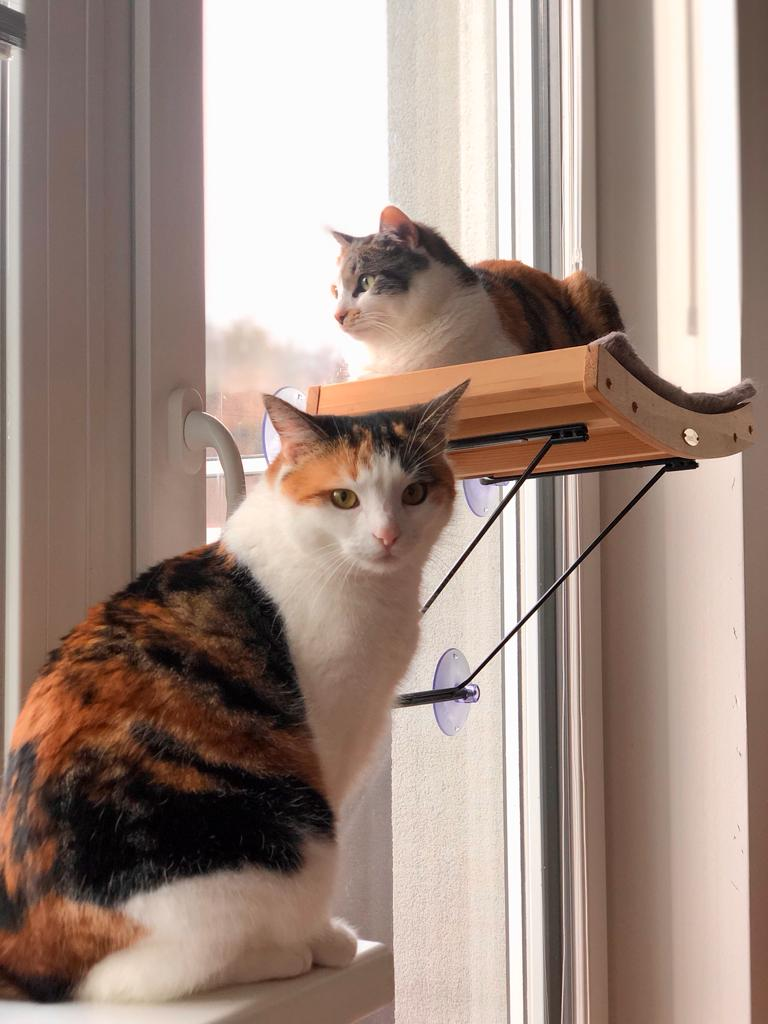
#> input picture Photos/Cats.jpeg, 768 x 1024 px, found by its file name
$ python basic_functions.py
#> lines starting #> are read from the running program, lines starting #| are printed output that depends on the picture; after the words box and inside, x2 and y2 are one past the last pixel; in counts of white or black regions, pixels touching at a corner belong together
import cv2 as cv

img = cv.imread('Photos\Cats.jpeg')
#> img is the input picture: shape (1024, 768, 3); mean B, G, R 131.4, 141.6, 161.8
# cv.imshow('Cats',img)

# Converting to grayscale

grey = cv.cvtColor(img, cv.COLOR_BGR2GRAY)
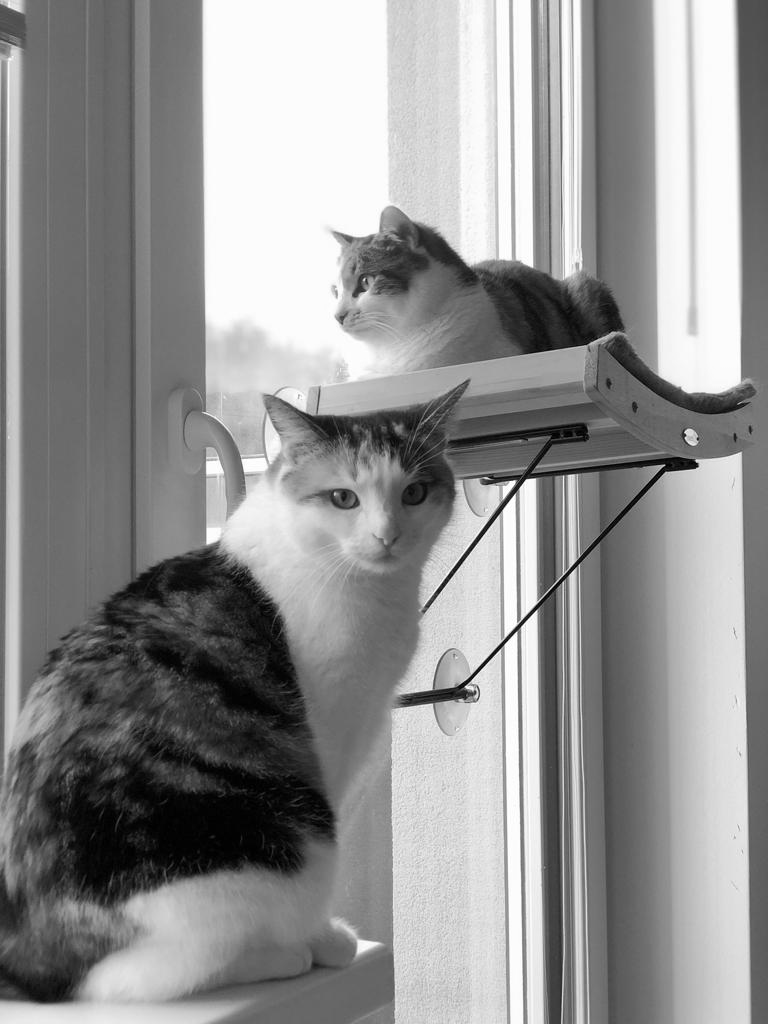
#> grey: shape (1024, 768); min 0, max 255, mean 146.5
# cv.imshow('Cats_grey', grey)

# Bluring the image

blur = cv.GaussianBlur(img, (7,7), cv.BORDER_DEFAULT)
# cv.imshow('Blur_cat', blur)

# Edge cascade (Getting the edges from the image)

canny = cv.Canny(img, 125, 175)
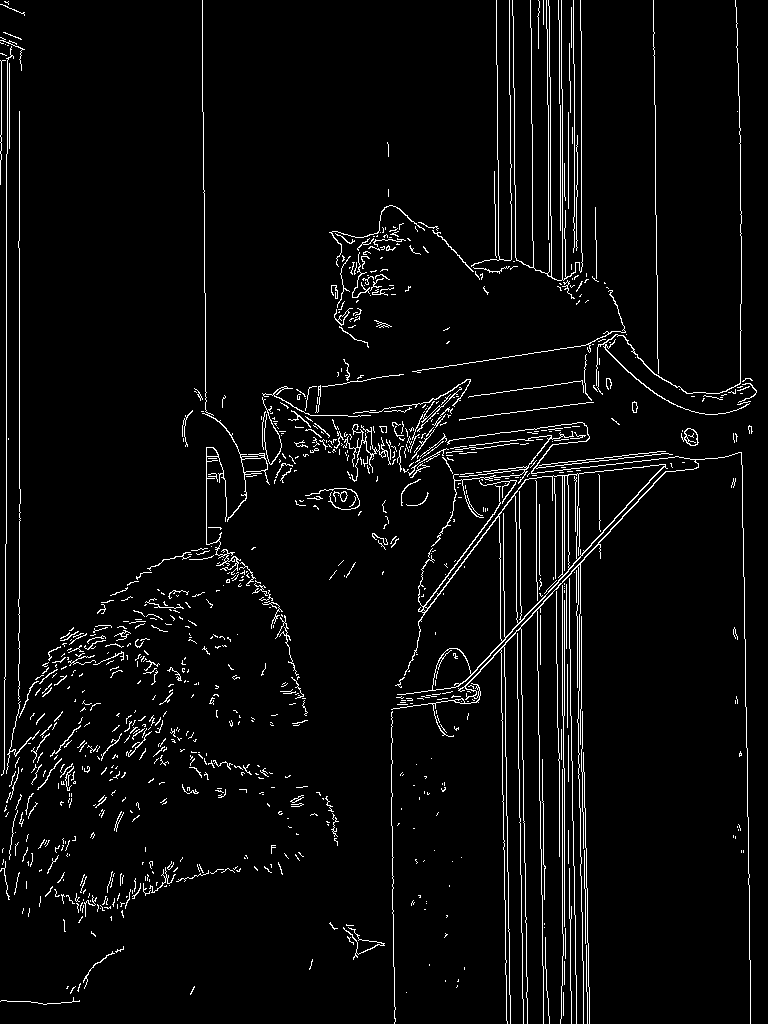
#> canny: shape (1024, 768); 4.1% white in thin lines or dots
cv.imshow('canny_edge', canny)

canny1 = cv.Canny(blur, 125, 175) #more edges can be reduced by passing blured image
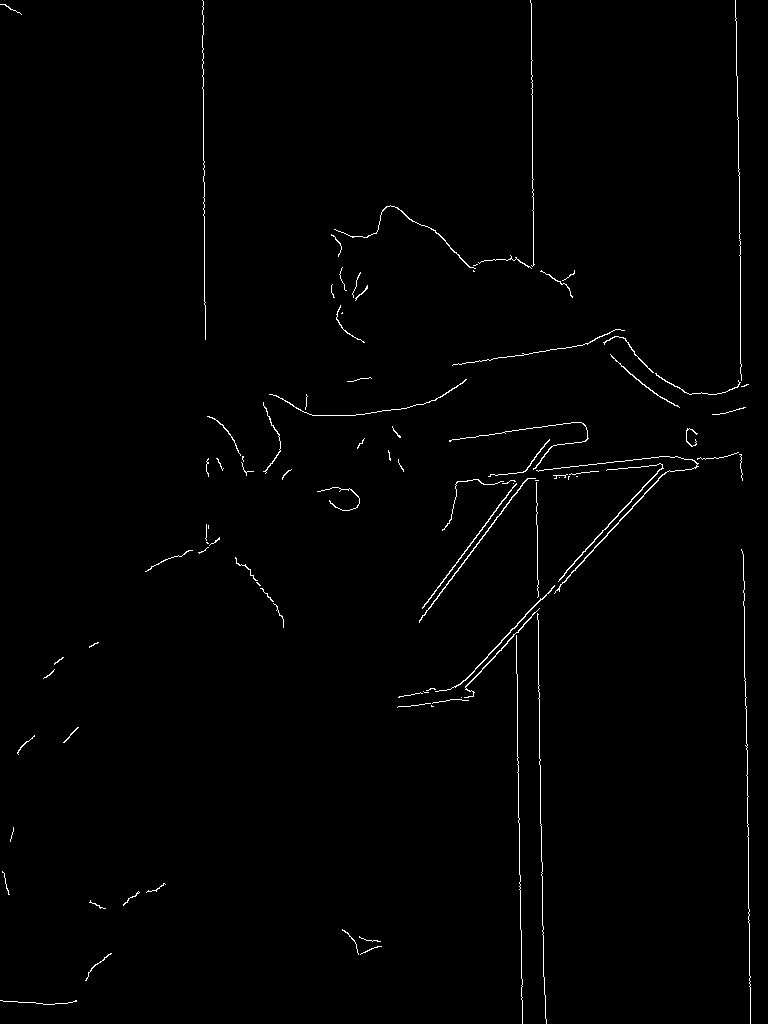
#> canny1: shape (1024, 768); 0.92% white in thin lines or dots
# cv.imshow('blur_canny_edge', canny1)

# Dilating the image
dilated = cv.dilate(canny,(9,9), iterations=3)
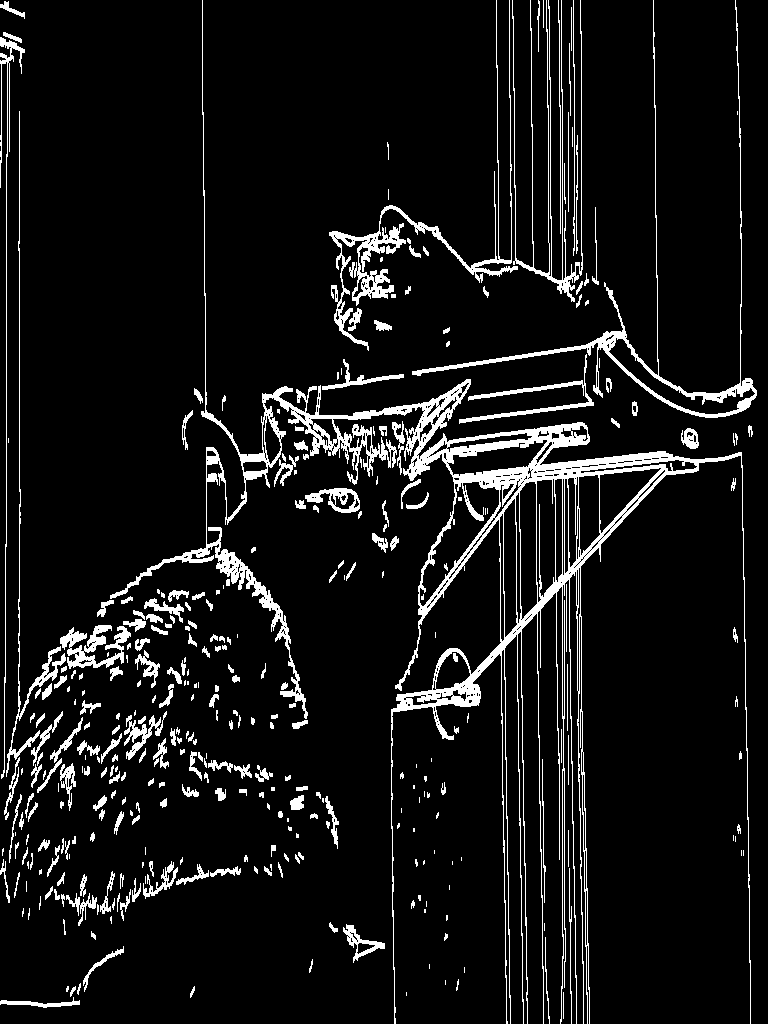
#> dilated: shape (1024, 768); 8.1% white; 358 white regions (119 under 20 px), largest, box (x1, y1, x2, y2) and area: (110, 0, 751, 1024) 28955, (329, 0, 518, 351) 4041, (412, 0, 757, 418) 3870
# cv.imshow('dilated', dilated)

# Eroding
eroded = cv.erode(dilated, (9,9), iterations=3)
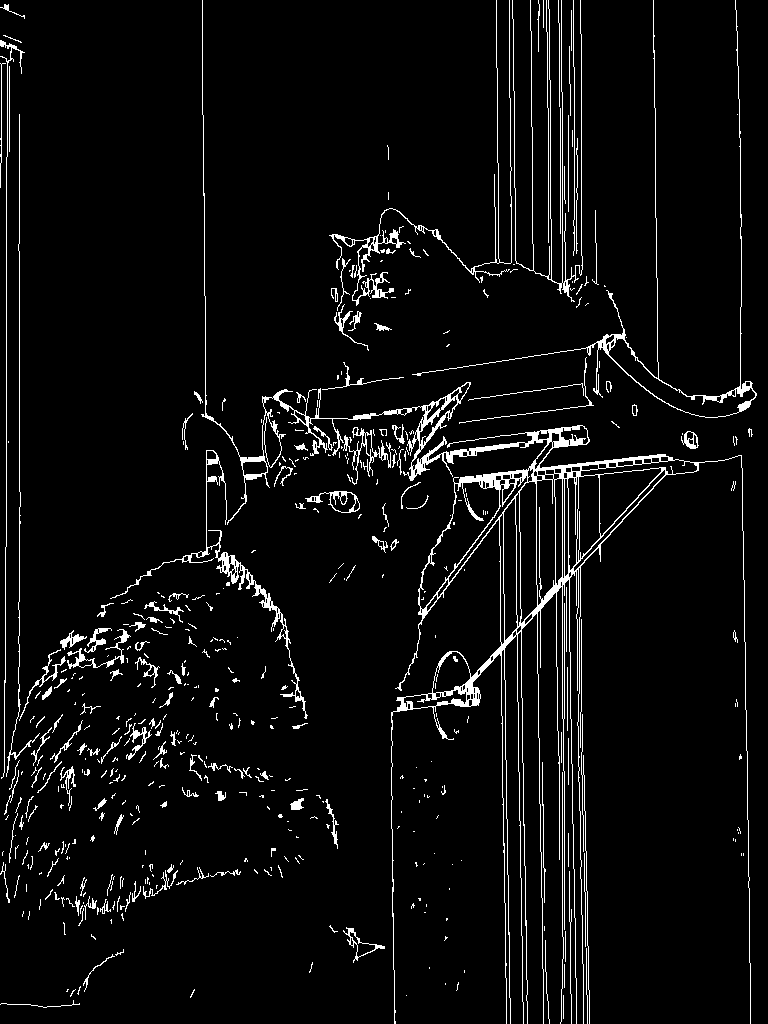
#> eroded: shape (1024, 768); 4.9% white in thin lines or dots
# cv.imshow('eroded', eroded)

# Resized
resized = cv.resize(eroded, (500,500), interpolation=cv.INTER_CUBIC)
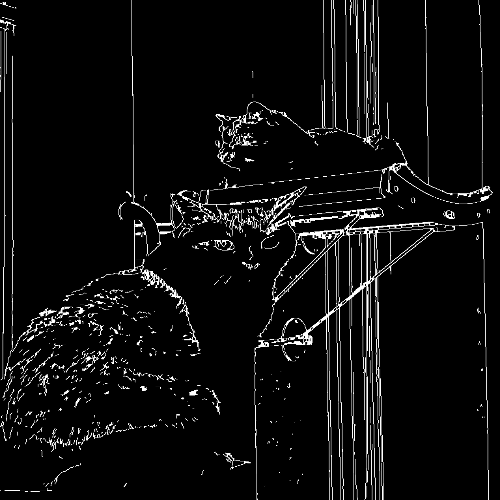
#> resized: shape (500, 500); min 0, max 255, mean 13.3
# cv.imshow('resized', resized)

cropped = img[200:600, 250:600]
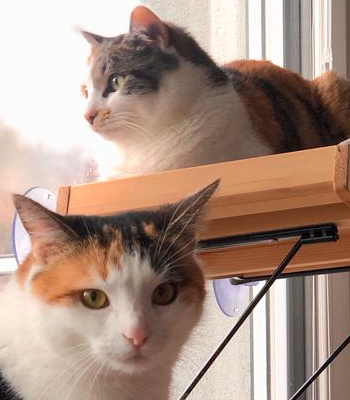
#> cropped: shape (400, 350, 3); mean B, G, R 132.8, 146.3, 171.3
# cv.imshow('cropped', cropped)


cv.waitKey(0)

$ run again, with Photos/children.jpg copied over Photos/Cats.jpeg
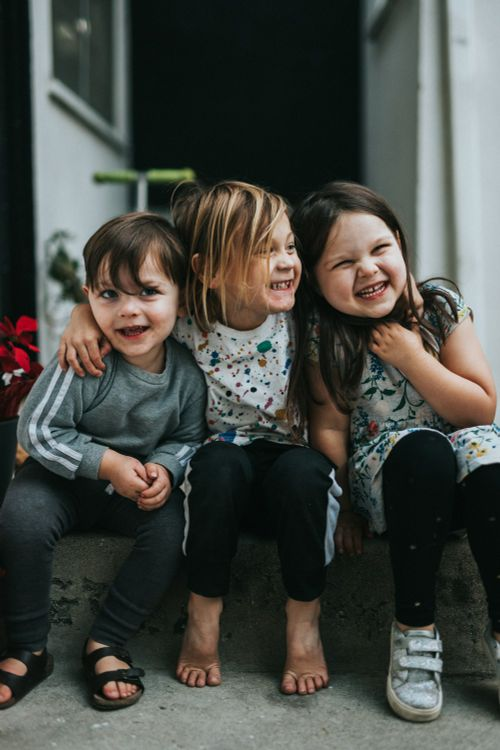
#> input picture Photos/children.jpg, 500 x 750 px, found by its file name
#> img is the input picture: shape (750, 500, 3); mean B, G, R 68.6, 74.3, 71.8
#> `canny = cv.Canny(img, 125, 175)`:
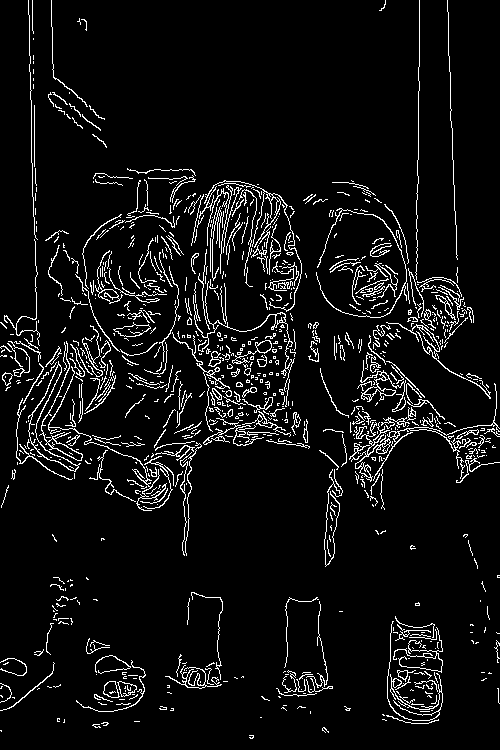
#> canny: shape (750, 500); 6.4% white in thin lines or dots
#> canny1: shape (750, 500); 1.8% white in thin lines or dots
#> dilated: shape (750, 500); 15.3% white; 193 white regions (62 under 20 px), largest, box (x1, y1, x2, y2) and area: (0, 0, 202, 559) 11993, (144, 180, 310, 452) 11785, (349, 0, 500, 513) 10120
#> eroded: shape (750, 500); 8.9% white in thin lines or dots
#> `cropped = img[200:600, 250:600]`:
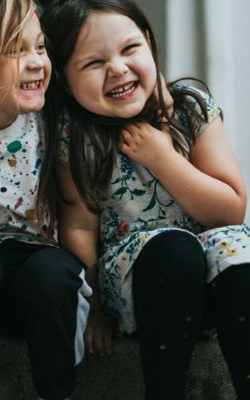
#> cropped: shape (400, 250, 3); mean B, G, R 68.4, 75.2, 77.4

$ run again, with Photos/girl.png saved as Photos/Cats.jpeg
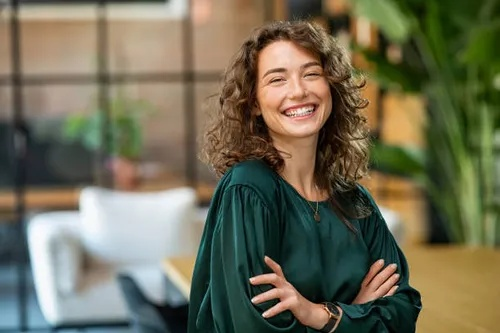
#> input picture Photos/girl.png, 500 x 333 px, found by its file name
#> img is the input picture: shape (333, 500, 3); mean B, G, R 85.2, 108.1, 111
#> `canny = cv.Canny(img, 125, 175)`:
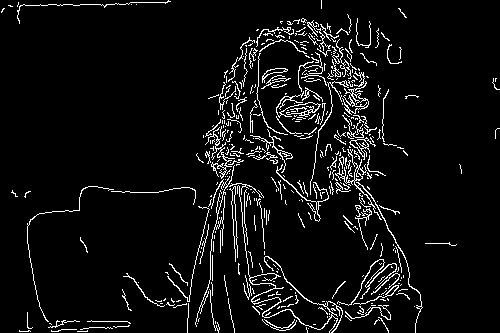
#> canny: shape (333, 500); 6% white in thin lines or dots
#> canny1: shape (333, 500); 1.4% white in thin lines or dots, all inside (x1, y1, x2, y2) = (26, 1, 423, 333)
#> dilated: shape (333, 500); 14.4% white; 58 white regions (19 under 20 px), largest, box (x1, y1, x2, y2) and area: (165, 14, 423, 333) 18742, (27, 186, 196, 333) 1547, (17, 0, 171, 27) 667
#> eroded: shape (333, 500); 8.4% white in thin lines or dots
#> `cropped = img[200:600, 250:600]`:
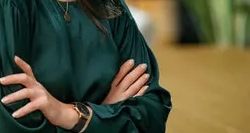
#> cropped: shape (133, 250, 3); mean B, G, R 58.9, 84.3, 84.2
